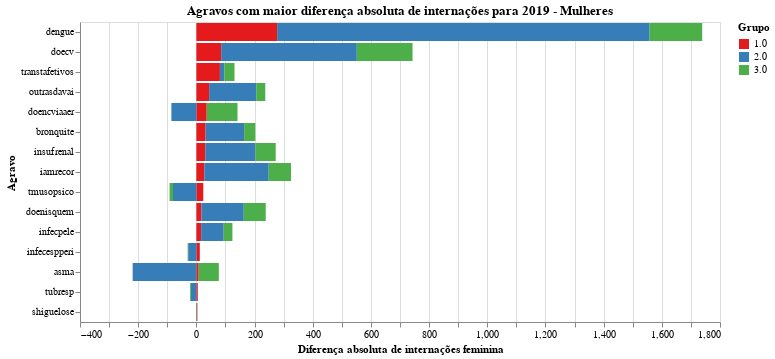

Notebook source saved alongside this figure:
### Code cell
chart = plot_grafico_dif(df_19, df_r,
                         'inter_mulher', 
                         "Agravos com maior diferença absoluta de internações para 2019 - Mulheres",
                        "Diferença absoluta de internações feminina")


#chart.save('tx_bruta_m.svg')
chart

### Figure 1 — Vega-Lite specification as saved in the notebook (floating-point values rounded to 4 significant figures)
{"config": {"view": {"continuousWidth": 400, "continuousHeight": 300}, "range": {"category": {"scheme": "set1"}}}, "data": {"name": "data-7ce2cfeb9074504985b9e3355ab33e24"}, "mark": "bar", "encoding": {"color": {"type": "nominal", "field": "grupo", "title": "Grupo"}, "order": {"type": "nominal", "field": "grupo", "sort": "ascending"}, "tooltip": {"type": "quantitative", "field": "taxa"}, "x": {"type": "quantitative", "field": "taxa", "title": "Diferença absoluta de internações feminina"}, "y": {"type": "nominal", "field": "agravo", "sort": null, "title": "Agravo"}}, "title": "Agravos com maior diferença absoluta de internações para 2019 - Mulheres", "width": 640, "$schema": "https://vega.github.io/schema/vega-lite/v4.8.1.json", "datasets": {"data-7ce2cfeb9074504985b9e3355ab33e24": [{"agravo": "dengue", "grupo": "1.0", "taxa": 277.6}, {"agravo": "dengue", "grupo": "2.0", "taxa": 1280.0}, {"agravo": "dengue", "grupo": "3.0", "taxa": 180.9}, {"agravo": "doecv", "grupo": "1.0", "taxa": 85.22}, {"agravo": "doecv", "grupo": "2.0", "taxa": 466.3}, {"agravo": "doecv", "grupo": "3.0", "taxa": 191.6}, {"agravo": "transtafetivos", "grupo": "1.0", "taxa": 81.0}, {"agravo": "transtafetivos", "grupo": "2.0", "taxa": 15.0}, {"agravo": "transtafetivos", "grupo": "3.0", "taxa": 35.11}, {"agravo": "outrasdavai", "grupo": "1.0", "taxa": 43.89}, {"agravo": "outrasdavai", "grupo": "2.0", "taxa": 161.8}, {"agravo": "outrasdavai", "grupo": "3.0", "taxa": 31.22}, {"agravo": "doencviaaer", "grupo": "1.0", "taxa": 35.56}, {"agravo": "doencviaaer", "grupo": "2.0", "taxa": -85.89}, {"agravo": "doencviaaer", "grupo": "3.0", "taxa": 105.9}, {"agravo": "bronquite", "grupo": "1.0", "taxa": 31.89}, {"agravo": "bronquite", "grupo": "2.0", "taxa": 132.2}, {"agravo": "bronquite", "grupo": "3.0", "taxa": 38.56}, {"agravo": "insufrenal", "grupo": "1.0", "taxa": 30.44}, {"agravo": "insufrenal", "grupo": "2.0", "taxa": 172.6}, {"agravo": "insufrenal", "grupo": "3.0", "taxa": 69.78}, {"agravo": "iamrecor", "grupo": "1.0", "taxa": 27.33}, {"agravo": "iamrecor", "grupo": "2.0", "taxa": 221.4}, {"agravo": "iamrecor", "grupo": "3.0", "taxa": 76.56}, {"agravo": "tmusopsico", "grupo": "1.0", "taxa": 23.78}, {"agravo": "tmusopsico", "grupo": "2.0", "taxa": -80.22}, {"agravo": "tmusopsico", "grupo": "3.0", "taxa": -11.89}, {"agravo": "doenisquem", "grupo": "1.0", "taxa": 17.56}, {"agravo": "doenisquem", "grupo": "2.0", "taxa": 145.4}, {"agravo": "doenisquem", "grupo": "3.0", "taxa": 75.56}, {"agravo": "infecpele", "grupo": "1.0", "taxa": 16.44}, {"agravo": "infecpele", "grupo": "2.0", "taxa": 77.56}, {"agravo": "infecpele", "grupo": "3.0", "taxa": 29.89}, {"agravo": "infecespperi", "grupo": "1.0", "taxa": 11.78}, {"agravo": "infecespperi", "grupo": "2.0", "taxa": -28.11}, {"agravo": "infecespperi", "grupo": "3.0", "taxa": -1.778}, {"agravo": "asma", "grupo": "1.0", "taxa": 7.889}, {"agravo": "asma", "grupo": "2.0", "taxa": -219.0}, {"agravo": "asma", "grupo": "3.0", "taxa": 69.33}, {"agravo": "tubresp", "grupo": "1.0", "taxa": 4.889}, {"agravo": "tubresp", "grupo": "2.0", "taxa": -18.67}, {"agravo": "tubresp", "grupo": "3.0", "taxa": -2.889}, {"agravo": "shiguelose", "grupo": "1.0", "taxa": 2.0}, {"agravo": "shiguelose", "grupo": "2.0", "taxa": 1.556}, {"agravo": "shiguelose", "grupo": "3.0", "taxa": 0.6667}]}}
